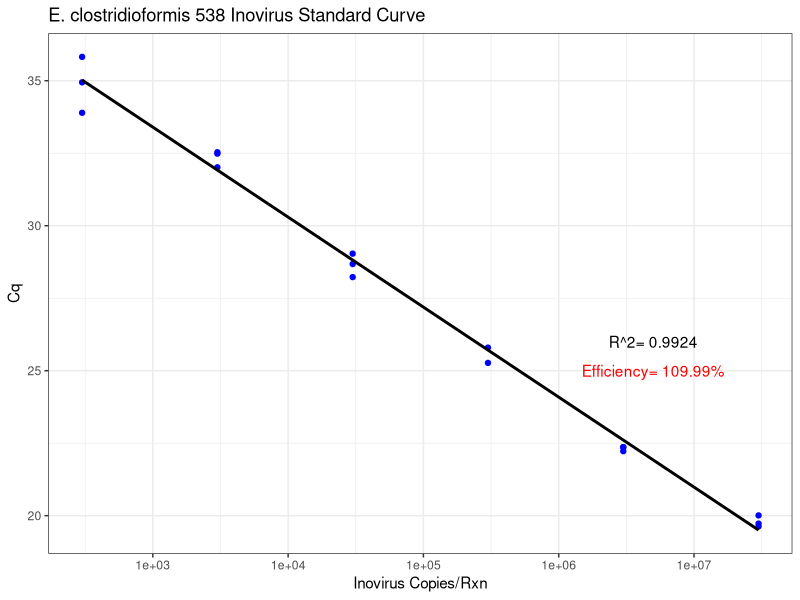
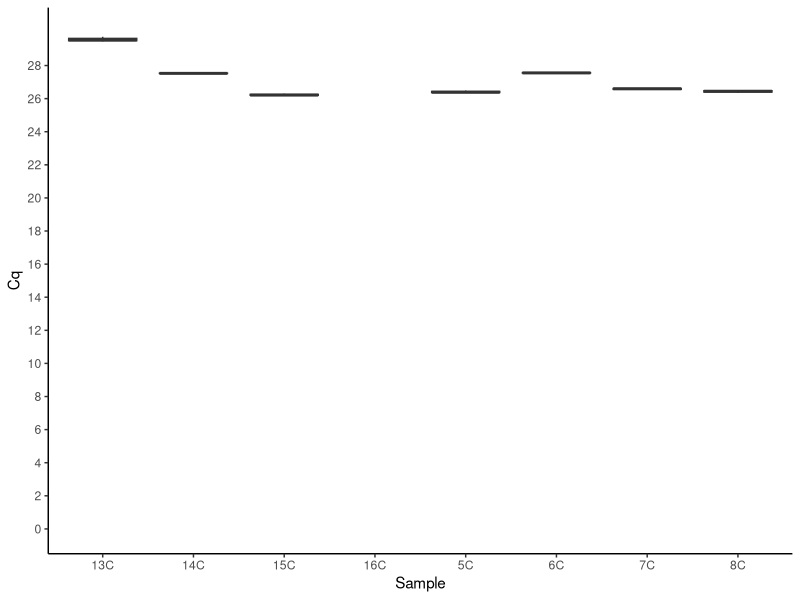
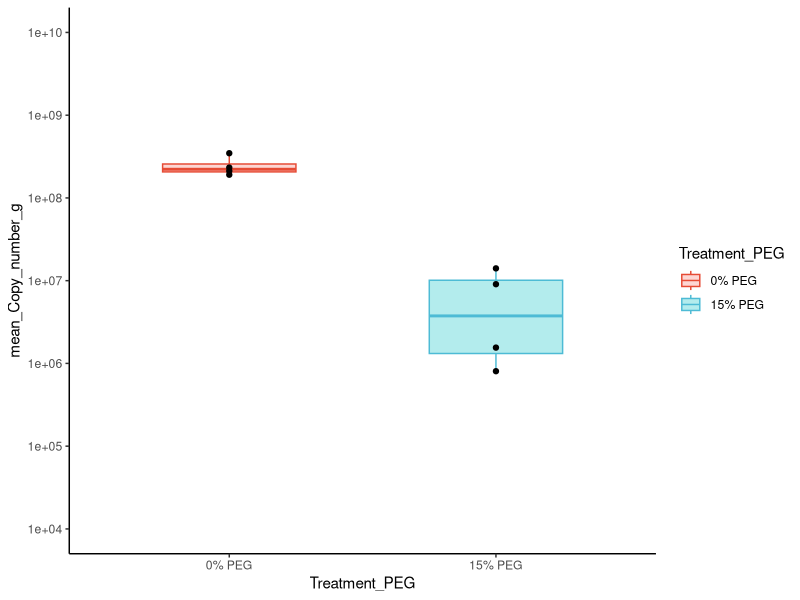
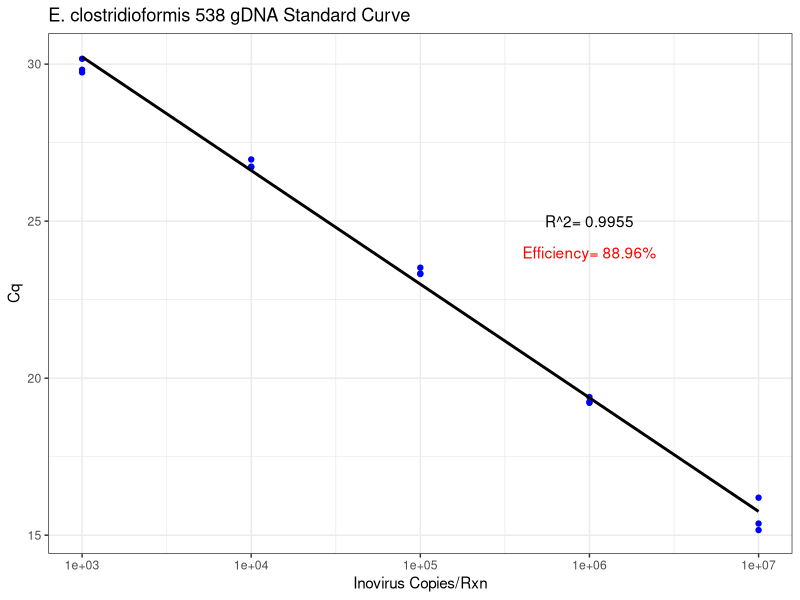
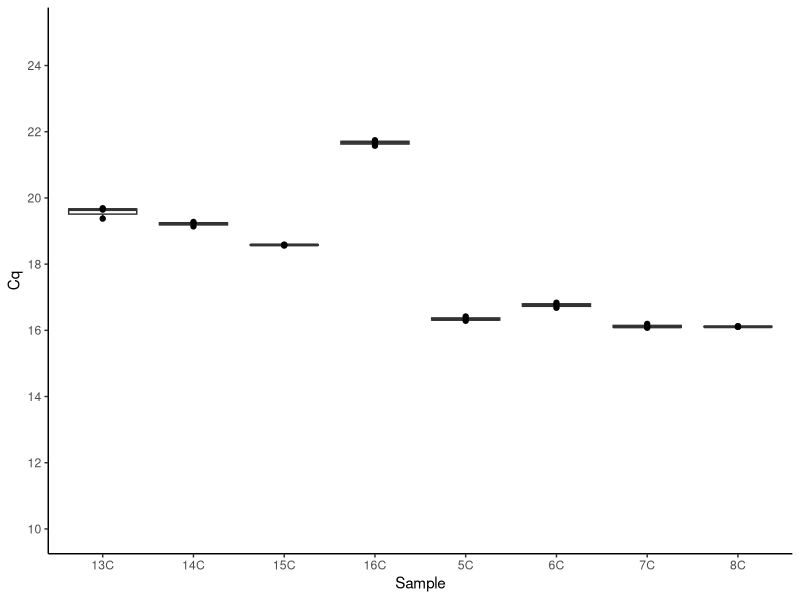
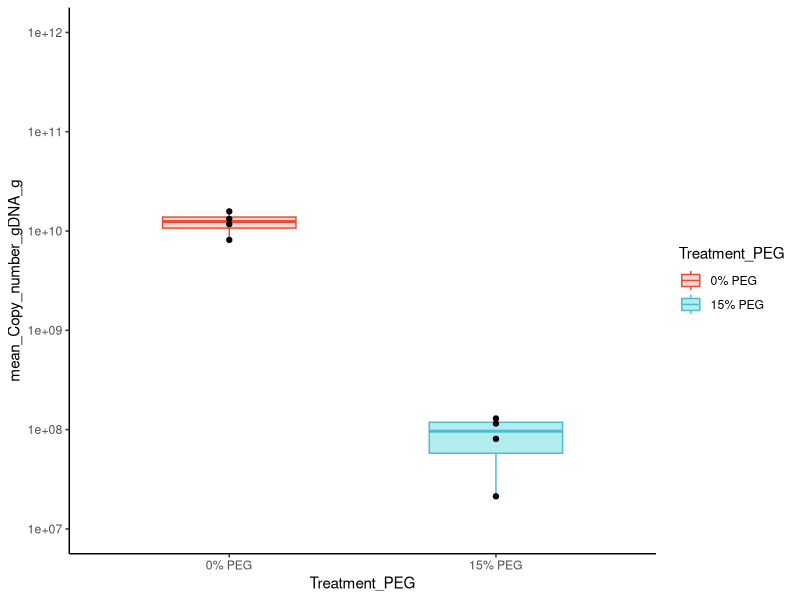
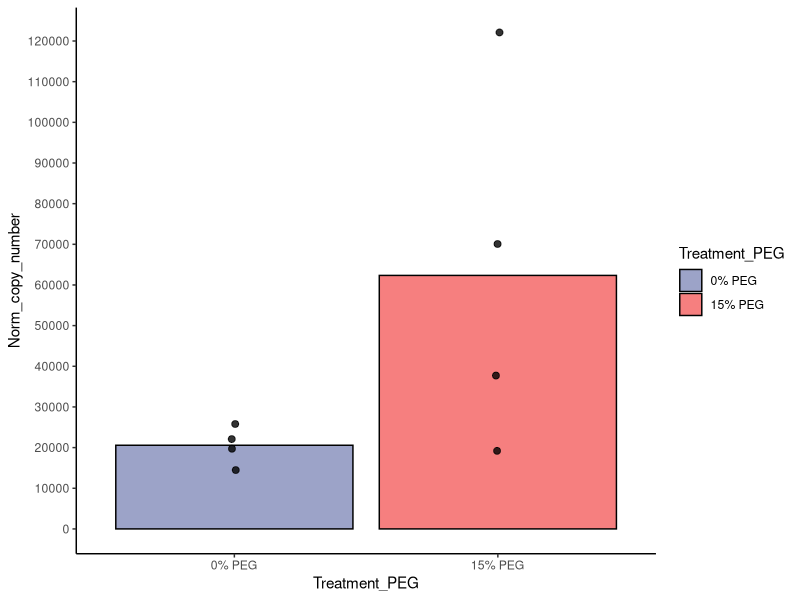

Recreate these plots in R, in order.
## ---- chunk 1
library(tidyverse)
library(readxl)
library(ggsci)
## ---- chunk 2
dat <- read_excel(path = "2022May01_qPCR_cecal_CF538_results.xlsx")
dat
## ---- chunk 3
dat_EF538 <- dat %>%
  filter(Sample == "PCR_std") %>% # keep wells with the standards
  rename(Copy_number =`Starting Quantity (SQ)`) %>%
  select(Sample, Cq, Copy_number) %>%
  group_by(Sample, Copy_number) %>%
  mutate(log_copy_number =log(Copy_number, base = 10)) %>%
  filter(Copy_number > 30)
dat_EF538
## ---- chunk 4
R_squared <- summary(lm(Cq ~ log_copy_number, data = dat_EF538))$r.squared
slope <- summary(lm(Cq ~ log_copy_number, data = dat_EF538))$coefficient[2]
Efficiency <- (10^(-1/slope)-1)*100

  dat_EF538 %>%
  ggplot(aes(x = Copy_number, y = Cq)) +
    geom_point(color = "blue") +
    geom_smooth(method = "lm", se = F, color = "black") + 
    annotate("text",x = 5e+06, y = 26, label =  paste0("R^2= ", round(R_squared, digits = 4))) +
    scale_x_log10() +
    annotate("text",x = 5e+06, y = 25, label =  paste0("Efficiency= ",round(Efficiency, digits = 2), "%"), color = "red") +
  
    theme_bw() +
    labs(x = "Inovirus Copies/Rxn", y = "Cq", title = "E. clostridioformis 538 Inovirus Standard Curve")

## ---- chunk 5
map_file <- read_excel(path = "2022May01_qPCR_cecal_CF538_results.xlsx", sheet = "Sheet1") %>%
  mutate(Sample = substring(Sample, 1,4), Cage_num = factor(Cage_num)) %>%
  mutate(Cage_num = paste0("Cage #", Cage_num)) %>%
  mutate(Treatment_PEG = paste0(Treatment_PEG, "% PEG"))

map_file
## ---- chunk 6
# Linear regression model -> we will use this to interpolate the samples' Cq values
CF538_lm <- lm(Cq ~ log_copy_number, data = dat_EF538)
slope <- coefficients(CF538_lm)[2]
intercept <- coefficients(CF538_lm)[1]


dat_samples<- dat %>%
  filter(!Sample %in% c("PCR_std", "gDNA_std"), Target == "Inov") %>%
  mutate(Target = factor(Target), Sample = factor(Sample)) %>%
  full_join(map_file) %>%
  
  select(Sample, Strain, Cq, Cage_num, Weight_sample, DF, Treatment_PEG) %>%
  mutate(Copy_number = round(10^((Cq -intercept)/slope),0)) %>%
  mutate(Copy_number_g = Copy_number*6*DF/Weight_sample) %>%
  
  # # Calculate the mean copy number for each sample
  group_by(Sample, Strain, Cage_num, Treatment_PEG) %>%
  summarise(mean_Copy_number = mean(Copy_number),
            mean_Copy_number_g = mean(Copy_number_g))

dat_samples
## ---- chunk 7
dat %>%
  filter(!Sample %in% c("PCR_std", "gDNA_std"), Target == "Inov") %>%
  mutate(Target = factor(Target), Sample = factor(Sample)) %>%
  ggplot(aes(x = Sample, y = Cq)) +
    geom_boxplot() +
    scale_y_continuous(limits = c(0,30), breaks = seq(0,28,2)) +
    theme_classic() +
  scale_color_jama()
## ---- chunk 8

dat_samples %>%
  ggplot(aes(x = Treatment_PEG, y = mean_Copy_number_g)) +
  #stat_summary(geom = "errorbar", fun.data = "mean_sdl", 
  #          fun.args = list(mult = 1), width = 0.1) +
  #stat_summary(geom = "boxplot", aes(fill = Cage_num), fun.y = mean, color = "black", width = 0.5) +
  geom_boxplot(aes(fill = Treatment_PEG, color = Treatment_PEG), alpha = 0.3, width = 0.5) +
  geom_point(width = 0.1, size =1.5) +
  scale_y_log10(limits = c(1e+04, 1e+10), n.breaks = 6) +
  scale_color_npg() +
  theme_classic()

## ---- chunk 9
dat_genome_std <- dat %>%
  filter(Sample == "gDNA_std") %>%
  rename(Copy_number =`Starting Quantity (SQ)`) %>%
  filter(Copy_number > 100) %>% # Take out this as it did not amplify
  select(Sample, Cq, Copy_number) %>%
  group_by(Sample, Copy_number) %>%
  mutate(log_copy_number =log(Copy_number, base = 10))

dat_genome_std
## ---- chunk 10
R_squared <- summary(lm(Cq ~ log_copy_number, data = dat_genome_std))$r.squared
slope <- summary(lm(Cq ~ log_copy_number, data = dat_genome_std))$coefficient[2]
Efficiency <- (10^(-1/slope)-1)*100

  dat_genome_std %>%
  ggplot(aes(x = Copy_number, y = Cq)) +
    geom_point(color = "blue") +
    geom_smooth(method = "lm", se = F, color = "black") + 
    annotate("text",x = 1e+06, y = 25, label =  paste0("R^2= ", round(R_squared, digits = 4))) +
    scale_x_log10() +
    annotate("text",x = 1e+06, y = 24, label =  paste0("Efficiency= ",round(Efficiency, digits = 2), "%"), color = "red") +
  
    theme_bw() +
    labs(x = "Inovirus Copies/Rxn", y = "Cq", title = "E. clostridioformis 538 gDNA Standard Curve")

## ---- chunk 11
# Linear regression model
CF538_genome_lm <- lm(Cq ~ log_copy_number, data = dat_genome_std)
slope <- coefficients(CF538_genome_lm)[2]
intercept <- coefficients(CF538_genome_lm)[1]


dat_samples_gDNA<- dat %>%
  
  # Filter data you want and then calculate copy number for each sample
  filter(!Sample %in% c("PCR_std", "gDNA_std"), Target == "gDNA") %>%
  mutate(Target = factor(Target), Sample = factor(Sample)) %>%
  full_join(map_file) %>%
  
  select(Sample, Strain, Cq, Cage_num, Weight_sample, DF, Treatment_PEG) %>%
  mutate(Copy_number_gDNA = round(10^((Cq -intercept)/slope),0)) %>%
  mutate(Copy_number_gDNA_g = Copy_number_gDNA*6*DF/Weight_sample) %>%
  
  # # Calculate the mean copy number for each sample
  group_by(Sample, Strain, Cage_num, Treatment_PEG) %>%
  summarise(mean_Copy_number_gDNA = mean(Copy_number_gDNA),
            mean_Copy_number_gDNA_g = mean(Copy_number_gDNA_g))

dat_samples_gDNA
## ---- chunk 12
dat %>%
  filter(!Sample %in% c("PCR_std", "gDNA_std"), Target == "gDNA") %>%
  mutate(Target = factor(Target), Sample = factor(Sample)) %>%
  ggplot(aes(x = Sample, y = Cq)) +
    geom_boxplot() +
    geom_point()+
    scale_y_continuous(limits = c(10,25), breaks = seq(10,25,2)) +
    theme_classic() +
  scale_color_jama()
## ---- chunk 13
dat_samples_gDNA %>%
  ggplot(aes(x = Treatment_PEG, y = mean_Copy_number_gDNA_g)) +
  geom_boxplot(aes(fill = Treatment_PEG, color = Treatment_PEG), alpha = 0.3, width = 0.5) +
  geom_point(width = 0.1, size =1.5) +
  scale_y_log10(limits = c(1e+07, 1e+12), n.breaks = 6) +
  scale_color_npg() +
  theme_classic()
## ---- chunk 14
norm_dat_CF538<- dat_samples %>%
  select(Sample, Strain, Cage_num,Treatment_PEG, mean_Copy_number, mean_Copy_number_g, Treatment_PEG) %>%
  full_join(dat_samples_gDNA %>% select(Sample, Strain, Cage_num, mean_Copy_number_gDNA, mean_Copy_number_gDNA_g)) %>%
  mutate(Norm_copy_number = round((mean_Copy_number/mean_Copy_number_gDNA)*1000000, 0))

norm_dat_CF538
## ---- chunk 15
norm_dat_CF538 %>%
  ggplot(aes(x= Treatment_PEG, y= Norm_copy_number)) +
  stat_summary(geom = "errorbar", fun.data = "mean_sdl", 
            fun.args = list(mult = 1), width = 0.1) +
  stat_summary(geom = "bar", aes(fill = Treatment_PEG), fun.y = mean, color = "black", alpha = 0.5) +
  geom_jitter(width = 0.01, size =2, alpha = 0.8) +
  scale_y_continuous(n.breaks = 12) + 
  scale_fill_aaas() +
  theme_classic()
 
